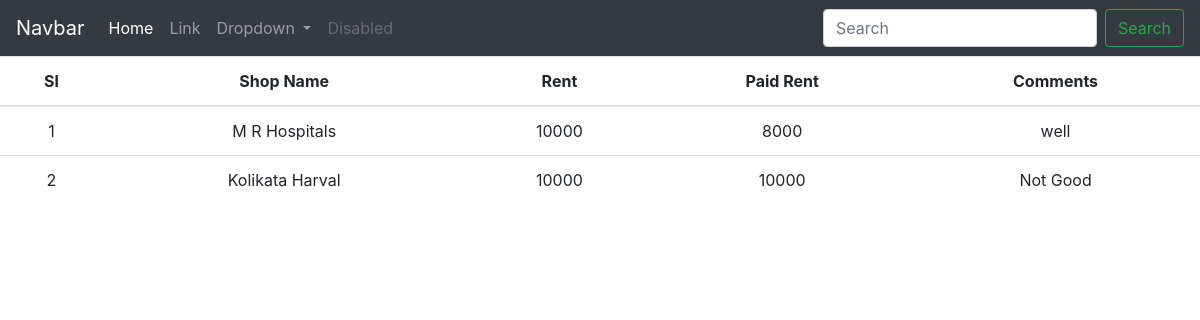
The page /student/shop/ on the database its author committed.
### student/models.py (models this page shows, shortened)
class ShopInfo(models.Model):
		ShopName = models.CharField(max_length=80)
		Rent = models.IntegerField()
		PaidRent = models.IntegerField()
		comments = models.CharField(max_length=50)

### student/views.py (the view)
# urls.py: path('shop/', shop_info),
def shop_info(request):
	all_shop = ShopInfo.objects.all()
	context = {'shop':all_shop}
	return render(request,'student/shop_list.html',context)

### templates/student/shop_list.html (shortened to what this page needs)
<!doctype html>
<html lang="en">
  <head>
    <link rel="stylesheet" href="https://maxcdn.bootstrapcdn.com/bootstrap/4.0.0/css/bootstrap.min.css">
  </head>
  <body>
  	<nav class="navbar navbar-expand-lg navbar-dark bg-dark">
	  <a class="navbar-brand" href="#">Navbar</a>
	  <div class="collapse navbar-collapse" id="navbarSupportedContent">
	    <ul class="navbar-nav mr-auto">
	      <li class="nav-item active">
	        <a class="nav-link" href="#">Home <span class="sr-only">(current)</span></a>
	      </li>
	      <li class="nav-item">
	        <a class="nav-link" href="#">Link</a>
	      </li>
	      <li class="nav-item dropdown">
	        <a class="nav-link dropdown-toggle" href="#" id="navbarDropdown" role="button" data-toggle="dropdown" aria-haspopup="true" aria-expanded="false">
	          Dropdown
	        </a>
	      </li>
	      <li class="nav-item">
	        <a class="nav-link disabled" href="#">Disabled</a>
	      </li>
	    </ul>
	    <form class="form-inline my-2 my-lg-0">
	      <input class="form-control mr-sm-2" type="search" placeholder="Search" aria-label="Search">
	      <button class="btn btn-outline-success my-2 my-sm-0" type="submit">Search</button>
	    </form>
	  </div>
	</nav>
    <table class="table">
	  <thead>
	    <tr align="center">
	      <th scope="col">Sl</th>
	      <th scope="col">Shop Name</th>
	      <th scope="col">Rent</th>
	      <th scope="col">Paid Rent</th>
	      <th scope="col">Comments</th>
	    </tr>
	  </thead>
  <tbody>
	{% for i in shop %}
     <tr align="center">
      <td> {{forloop.counter}} </td>
      <td> {{ i.ShopName }} </td>
      <td> {{i.Rent  }} </td>
      <td> {{ i.PaidRent }} </td>
      <td> {{i.comments }}  </td>
    </tr>
    {% endfor %}
  </tbody>
</table>
  </body>
</html>

### rows shown on the page
ShopInfo: ShopName "M R Hospitals", Rent "10000", PaidRent "8000", comments "well"
ShopInfo: ShopName "Kolikata Harval", Rent "10000", PaidRent "10000", comments "Not Good"
